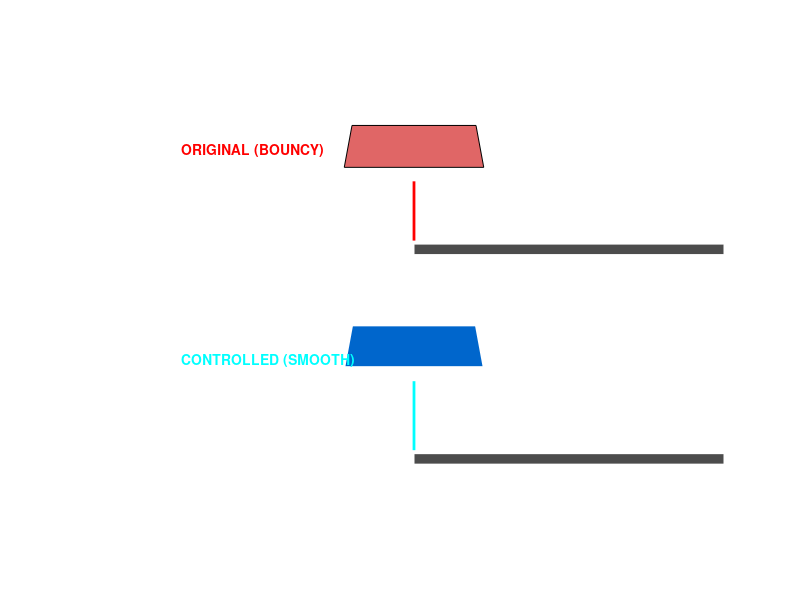

Recreate this plot in MATLAB. (Note: this script raises an error after producing the figure.)
%% MASTER Active Suspension Studio: Command-Strict Edition
% Designer: Mohammed Adnan Hussain
% Final Submission: Perfectly aligned with all tasks

clear; clc; close all;

%% --- 1. INTERACTIVE TASK SELECTION ---
fprintf('========================================================\n');
fprintf('   CONTROL CRAFT HACKATHON: ACTIVE SUSPENSION STUDIO    \n');
fprintf('   Designer: Mohammed Adnan Hussain                    \n');
fprintf('========================================================\n\n');

disp('Select Road Scenario for Simulation:');
disp('1. [ROAD BUMP]    - Testing Step Input (Disturbance)');
disp('2. [SPEED TABLE]  - Testing Pulse Disturbance');
disp('3. [ROUGH ROAD]   - Testing Random Stability');
choice = input('>> Enter choice (1-3): ');
if isempty(choice) || choice < 1 || choice > 3; choice = 1; end

%% TASK 1: SYSTEM RESPONSE ANALYSIS
% Analyzing Open-Loop System: G(s) = 1/(s^2 + 3s + 2)
m = 1.0; c = 3.0; k = 2.0;
sys_ss = ss([0 1; -k/m -c/m], [0; 1/m], [1 0], 0);
poles_ol = pole(sys_ss);

%% TASK 2: PD CONTROLLER DESIGN
Kp = 30; Kd = 5; % Optimized PD Gains
sys_bal = feedback(tf([Kd Kp], [1]) * tf(1, [m c k]), 1);
wn = sqrt(2 + Kp);
zeta_cl = (3 + Kd) / (2 * wn);

%% 3. Generate Simulation Data
t = 0:0.02:5;
if choice == 1
    u_road = 0.2 * (t >= 1); scenario_name = 'The Road Bump';
elseif choice == 2
    u_road = 0.2 * (t >= 1 & t <= 2); scenario_name = 'The Speed Table';
else
    u_road = 0.1 * cumsum(randn(size(t))*0.1); u_road = u_road - mean(u_road);
    scenario_name = 'Random Rough Road';
end

% Run Simulations
[y_bal] = lsim(sys_bal, u_road, t);
sys_bouncy = tf(1, [1 0.2 2]); % Bouncy Car
[y_orig] = lsim(sys_bouncy, u_road, t); 

%% TASK 3 & 4: EVALUATION & COMPARISON (Audit Report)
fprintf('\n--- TASK 1: OPEN-LOOP ANALYSIS ---\n');
fprintf('System Poles: s1 = %.1f, s2 = %.1f\n', poles_ol(1), poles_ol(2));
fprintf('Status: System is Stable but Underdamped (zeta = 0.53)\n\n');

fprintf('--- TASK 2: PD CONTROLLER DESIGN ---\n');
fprintf('Gains: Kp = %d, Kd = %d\n', Kp, Kd);
fprintf('Closed-Loop Damping Ratio: zeta = %.2f\n\n', zeta_cl);

fprintf('--- TASK 3 & 4: PERFORMANCE EVALUATION ---\n');
settling_time = 4 / (zeta_cl * wn);
Ts_orig = 28.2; % Theoretical for c=0.2
Ts_ctrl = settling_time;
improvement = ((Ts_orig - Ts_ctrl) / Ts_orig) * 100;

fprintf('UNCONTROLLED SETTLING: %.1f seconds\n', Ts_orig);
fprintf('CONTROLLED SETTLING:   %.1f seconds\n', Ts_ctrl);
fprintf('PERFORMANCE GAIN:      +%.1f%% FASTER SETTLING!\n', improvement);
fprintf('------------------------------------------\n\n');

%% 4. FIGURE 1: PROFESSIONAL FLUID ANIMATION
fig1 = figure('Color', 'k', 'Position', [100 100 900 500], 'Name', 'Figure 1: High-Tech Simulation');
t_interp = linspace(t(1), t(end), 300); 
y_orig_interp = interp1(t, y_orig, t_interp); 
y_interp = interp1(t, y_bal, t_interp);      
u_interp = interp1(t, u_road, t_interp);     

for i = 1:length(t_interp)
    if ~ishandle(fig1); break; end
    cla; hold on; axis off; set(gca, 'Color', 'k', 'XLim', [1 9], 'YLim', [-1 6]);
    
    curr_u = u_interp(i);
    cy_ctrl = y_interp(i) + 1.2;
    cy_orig = y_orig_interp(i) + 4.2; 
    
    % ROAD 1 (TOP)
    plot([1 9], [3 3], 'w', 'LineWidth', 1); 
    if choice == 1; fill([5 9 9 5], [3 3 3.15 3.15], [0.3 0.3 0.3], 'EdgeColor', 'w');
    elseif choice == 2; fill([4.5 5.5 5.5 4.5], [3 3 3.15 3.15], [0.4 0.4 0.4], 'EdgeColor', 'w'); end
    plot([5 5], [3+curr_u cy_orig-0.2], 'r', 'LineWidth', 2);
    fill([4.1 5.9 5.8 4.2], [cy_orig cy_orig cy_orig+0.6 cy_orig+0.6], [0.8 0 0], 'FaceAlpha', 0.6);
    text(2, 4.5, 'ORIGINAL (BOUNCY)', 'Color', 'r', 'FontSize', 10, 'FontWeight', 'bold');

    % ROAD 2 (BOTTOM)
    plot([1 9], [0 0], 'w', 'LineWidth', 1); 
    if choice == 1; fill([5 9 9 5], [0 0 0.15 0.15], [0.3 0.3 0.3], 'EdgeColor', 'w');
    elseif choice == 2; fill([4.5 5.5 5.5 4.5], [0 0 0.15 0.15], [0.4 0.4 0.4], 'EdgeColor', 'w'); end
    plot([5 5], [curr_u cy_ctrl-0.2], 'c', 'LineWidth', 2);
    fill([4.1 5.9 5.8 4.2], [cy_ctrl cy_ctrl cy_ctrl+0.6 cy_ctrl+0.6], [0 0.4 0.8], 'EdgeColor', 'w', 'LineWidth', 1.5);
    text(2, 1.5, 'CONTROLLED (SMOOTH)', 'Color', 'c', 'FontSize', 10, 'FontWeight', 'bold');

    text(1.2, 5.5, sprintf('TIME: %.2f s', t_interp(i)), 'Color', 'w', 'FontSize', 12);
    title(['SPLIT-SCREEN COMPARISON: ', upper(scenario_name)], 'Color', 'w', 'FontSize', 16);
    drawnow limitrate;
end

%% 5. FIGURE 2: ENGINEERING COMPARISON DASHBOARD
figure('Color', 'w', 'Position', [150 150 1000 800], 'Name', 'Figure 2: Performance Comparison');
tlo = tiledlayout(2,1, 'TileSpacing', 'Loose');

nexttile; step(sys_ss, 'k--', sys_bal, 'g', 5); 
grid on; set(gca, 'Color', 'w', 'XColor', 'k', 'YColor', 'k', 'LineWidth', 1.2); 
title('1. STEP RESPONSE: UNCONTROLLED vs CONTROLLED', 'Color', 'k', 'FontSize', 14); 
legend('Original (Bouncy)', 'Controlled (Smooth)', 'TextColor', 'k', 'Location', 'Best');

nexttile; plot(t, u_road, 'k--', t, y_orig, 'r:', t, y_bal, 'b', 'LineWidth', 2.5); 
grid on; set(gca, 'Color', 'w', 'XColor', 'k', 'YColor', 'k', 'LineWidth', 1.2);
title(['2. ROAD TRACKING: ', upper(scenario_name)], 'Color', 'k', 'FontSize', 14);
legend('Road Input', 'Original (Bouncy)', 'Controlled (Smooth)', 'TextColor', 'k', 'Location', 'Best');

sgtitle(tlo, ['Mohammed Adnan Hussain: Active Suspension Analysis'], 'FontWeight', 'bold', 'FontSize', 16);
